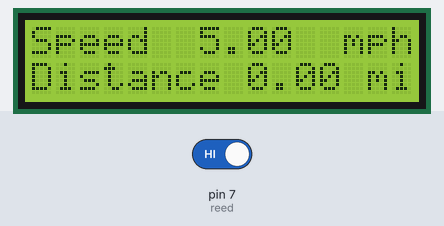
A sketch run on a simulated Arduino Uno, built with avr-gcc and run on an emulated ATmega328P. On the bench: 16×2 character LCD. Inputs (shaded band) come from the test bench; at power-on: pin 7 (reed) HIGH. Random numbers use the default seed unless the sketch sets one.

Above: at 1.2 s.
1.3 s: pin 7 (reed) driven LOW
At 3.8 s:
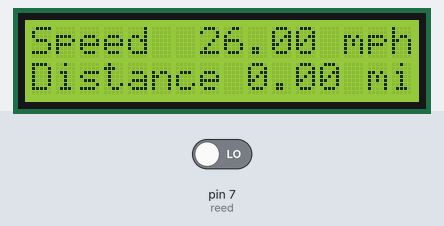
4.3 s: pin 7 (reed) driven HIGH
At 5.8 s:
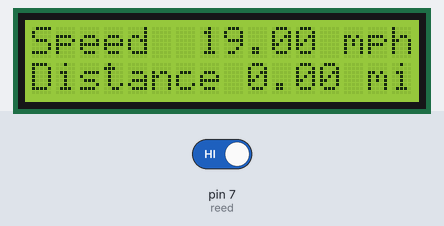
7.3 s: pin 7 (reed) driven LOW
At 9.4 s:
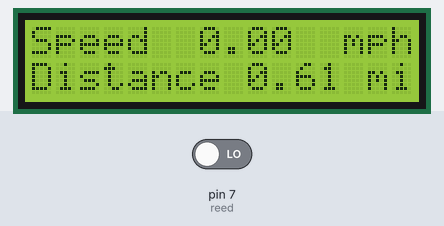
Timing chart, 0 to 10.9 s (numbered marks = the images above; inputs shaded):
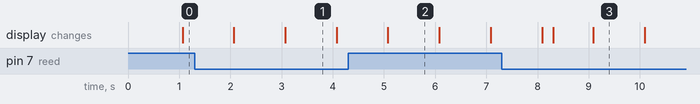

The sketch:

reed_LCD_test.ino
```cpp
#include <LiquidCrystal.h>
LiquidCrystal lcd(12, 11, 5, 4, 3, 2);
float mi = 0;
float n = 0; //Used to update mi display only every ~.5 mi

const int reed = 7; // Pin connected to reed switch

unsigned long spdTimer = 0; // Timer used to update speed display once every 1 second
unsigned long magnetTimer = 0;

void setup() {
  // set up the LCD's number of columns and rows:
  lcd.begin(16, 2);

  // set up reed switch
  pinMode(reed, INPUT_PULLUP);
}

void loop() {
  // Determine if magnet passes switch
  int reedMagnet = digitalRead(reed);

  if (magnetTimer == 0 && reedMagnet == LOW) {
    mi = mi + 0.123;
    magnetTimer = millis();
  }
  else if (millis()-magnetTimer >= 1000UL) {
     magnetTimer = 0;
  }

  float randSpd = random(0,30);

  if (spdTimer == 0) {
    spdTimer = millis();
  }

  // Print a message to the LCD.
  if (millis()-spdTimer >= 1000UL) {
    lcd.setCursor(0, 0);
    lcd.print("Speed        mph");
    lcd.setCursor(7, 0);
    lcd.print(randSpd);

    spdTimer = 0;
  }

  if (mi >= n) {
    lcd.setCursor(0, 1);
    lcd.print("Distance      mi");
    lcd.setCursor(9, 1);
    lcd.print(mi);
    n = n + 0.5;
  }
}
```

Measured:
- what the display in image 1 shows lasts 1.0 s, from 3.1 s to 4.1 s
